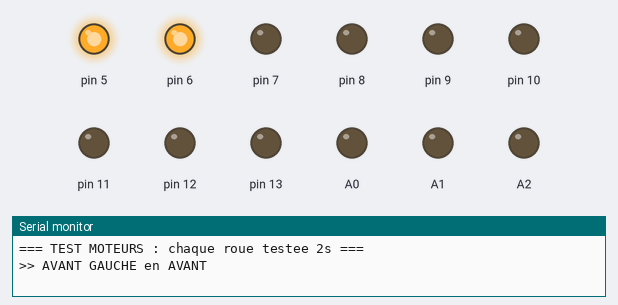
Simulated run of this sketch. Board: Arduino Uno, built with avr-gcc and run on an emulated ATmega328P. On the bench: output pins drawn as LEDs (lit = HIGH), the last lines printed to the serial monitor.

Above: at 0.1 s.
At 6.1 s:
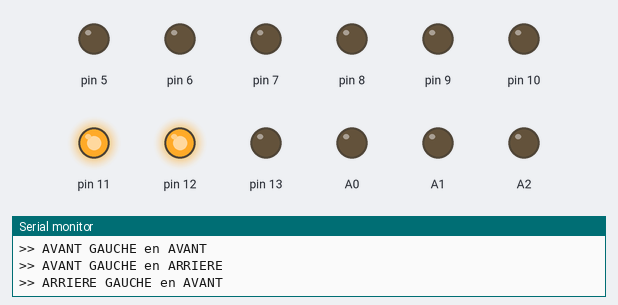
At 9.1 s:
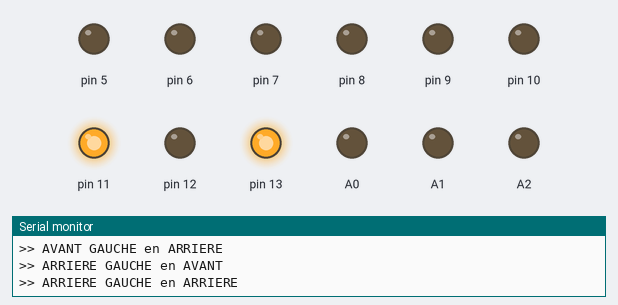
At 18.1 s:
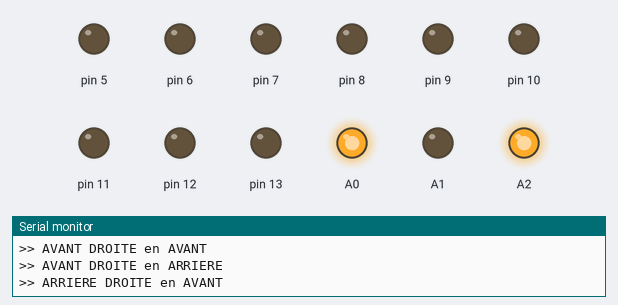
At 28.6 s:
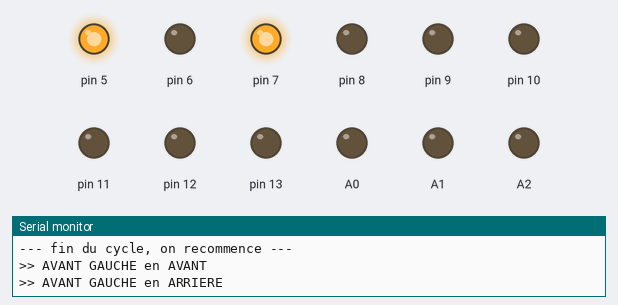
At 37.6 s:
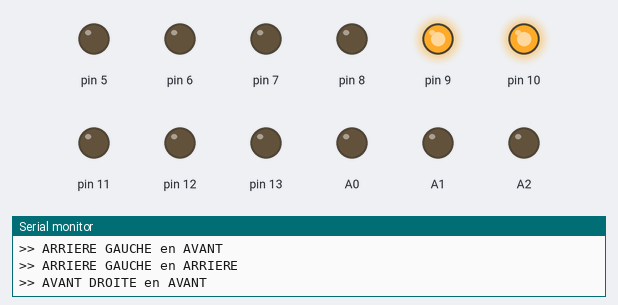
Timing chart, 0 to 40.0 s (numbered marks = the images above):
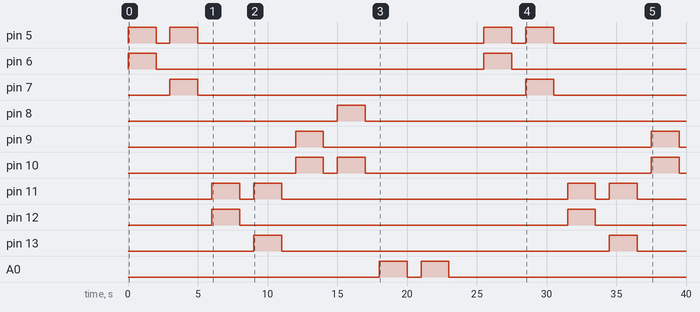

Measured:
- by itself, pin 5: LOW → HIGH at 0.01 s, → LOW 2.0 s later, → HIGH 1.0 s later, → LOW 2.0 s later, … (8 changes in this stretch)
- by itself, pin 6, pin 7, pin 9, pin 12, pin 13: alternates HIGH for 2.0 s and LOW for 23.5 s
- by itself, pin 8: LOW → HIGH at 15.0 s, → LOW 2.0 s later
- by itself, pin 10: goes HIGH 2.0 s, LOW 1.0 s, HIGH 2.0 s, LOW 20.5 s, HIGH 2.0 s, then LOW
- by itself, pin 11: LOW → HIGH at 6.0 s, → LOW 2.0 s later, → HIGH 1.0 s later, → LOW 2.0 s later, … (8 changes in this stretch)
- by itself, A0: LOW → HIGH at 18.0 s, → LOW 2.0 s later, → HIGH 1.0 s later, → LOW 2.0 s later, … (4 changes in this stretch)
- by itself, A1: LOW → HIGH at 21.0 s, → LOW 2.0 s later
- by itself, A2: LOW → HIGH at 18.0 s, → LOW 2.0 s later

The sketch:

test_motors.ino
```cpp
// test_motors.ino — Test AUTOMATIQUE des moteurs (diagnostic)
// ---------------------------------------------------------------------------
// Au démarrage, teste chaque roue SÉPARÉMENT, 2 secondes chacune, en
// annonçant ce qu'il fait sur le moniteur série (9600 bauds). Puis recommence.
//
// Objectif : voir EXACTEMENT quelle roue tourne à chaque phase.
// Mêmes broches que robot_motors.ino — adapte-les si besoin.

struct MotorPins {
  int en;
  int inA;
  int inB;
  bool invert;
};

// Mets invert=true si cette roue tourne a l'envers quand tu demandes AVANT.
const MotorPins FRONT_LEFT  = {5,  6,  7,  false};
const MotorPins FRONT_RIGHT = {10, 8,  9,  true};
const MotorPins REAR_LEFT   = {11, 12, 13, false};
const MotorPins REAR_RIGHT  = {A0, A1, A2, true};

const int SPEED = 255; // pleine puissance

void setupMotor(MotorPins m);
void writeSpeed(int pin, int spd);
void motor(MotorPins m, int dir, int spd);
void stopAll();
void phase(const char* texte, MotorPins m, int dir);

void setup() {
  setupMotor(FRONT_LEFT);
  setupMotor(FRONT_RIGHT);
  setupMotor(REAR_LEFT);
  setupMotor(REAR_RIGHT);
  Serial.begin(9600);
  Serial.println("=== TEST MOTEURS : chaque roue testee 2s ===");
}

void setupMotor(MotorPins m) {
  pinMode(m.en, OUTPUT);
  pinMode(m.inA, OUTPUT);
  pinMode(m.inB, OUTPUT);
}

void writeSpeed(int pin, int spd) {
  if (spd <= 0) {
    digitalWrite(pin, LOW);
  } else if (spd >= 255) {
    digitalWrite(pin, HIGH);
  } else {
    analogWrite(pin, spd);
  }
}

void motor(MotorPins m, int dir, int spd) {
  if (m.invert) dir = -dir;
  writeSpeed(m.en, spd);
  digitalWrite(m.inA, dir > 0);
  digitalWrite(m.inB, dir < 0);
}
void stopAll() {
  motor(FRONT_LEFT, 0, 0);
  motor(FRONT_RIGHT, 0, 0);
  motor(REAR_LEFT, 0, 0);
  motor(REAR_RIGHT, 0, 0);
}

void phase(const char* texte, MotorPins m, int dir) {
  Serial.println(texte);
  motor(m, dir, SPEED);
  delay(2000);
  stopAll();
  delay(1000);
}

void loop() {
  phase(">> AVANT GAUCHE en AVANT",    FRONT_LEFT,  1);
  phase(">> AVANT GAUCHE en ARRIERE",  FRONT_LEFT, -1);
  phase(">> ARRIERE GAUCHE en AVANT",  REAR_LEFT,   1);
  phase(">> ARRIERE GAUCHE en ARRIERE", REAR_LEFT,  -1);
  phase(">> AVANT DROITE en AVANT",    FRONT_RIGHT, 1);
  phase(">> AVANT DROITE en ARRIERE",  FRONT_RIGHT, -1);
  phase(">> ARRIERE DROITE en AVANT",  REAR_RIGHT,  1);
  phase(">> ARRIERE DROITE en ARRIERE", REAR_RIGHT, -1);
  Serial.println("--- fin du cycle, on recommence ---");
  delay(1500);
}
```
